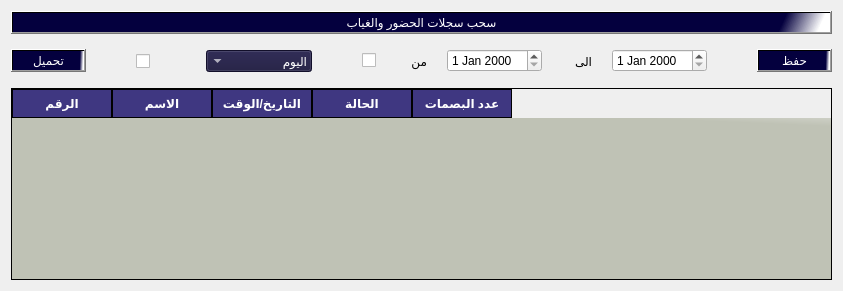
             <widget class="QWidget" name="tab">
              <attribute name="title">
               <string>سحب سجلات الحضور والغياب</string>
              </attribute>
              <layout class="QHBoxLayout" name="horizontalLayout_2">
               <item>
                <layout class="QGridLayout" name="gridLayout_3">
                 <item row="0" column="0">
                  <layout class="QVBoxLayout" name="verticalLayout_2">
                   <item>
                    <layout class="QVBoxLayout" name="verticalLayout_110" stretch="3,3,96">
                     <property name="spacing">
                      <number>2</number>
                     </property>
                     <item>
                      <widget class="QPushButton" name="pushButton_217">
                       <property name="styleSheet">
                        <string notr="true">background-color:qlineargradient(spread:pad, x1:0.506975, y1:0.432, x2:0.99, y2:0.437227, stop:0.900498 rgba(4, 0, 62, 255), stop:1 rgba(255, 255, 255, 255));
color:rgb(255, 255, 255);
font: 15pt &quot;PT Bold Heading&quot;;</string>
                       </property>
                       <property name="text">
                        <string>سحب سجلات الحضور والغياب</string>
                       </property>
                      </widget>
                     </item>
                     <item>
                      <layout class="QHBoxLayout" name="horizontalLayout_177" stretch="20,20,0,70,20,0,20,20,20,20,20,20">
                       <property name="spacing">
                        <number>20</number>
                       </property>
                       <item>
                        <widget class="QPushButton" name="btnLoadAttendence">
                         <property name="maximumSize">
                          <size>
                           <width>120</width>
                           <height>16777215</height>
                          </size>
                         </property>
                         <property name="layoutDirection">
                          <enum>Qt::LeftToRight</enum>
                         </property>
                         <property name="styleSheet">
                          <string notr="true">background-color:qlineargradient(spread:pad, x1:0.506975, y1:0.432, x2:0.99, y2:0.437227, stop:0.900498 rgba(4, 0, 62, 255), stop:1 rgba(255, 255, 255, 255));
color:rgb(255, 255, 255);
font: 15pt &quot;PT Bold Heading&quot;;</string>
                         </property>
                         <property name="text">
                          <string>تحميل</string>
                         </property>
                         <property name="icon">
                          <iconset>
                           <normaloff>icons/refresh-button.png</normaloff>icons/refresh-button.png</iconset>
                         </property>
                         <property name="iconSize">
                          <size>
                           <width>30</width>
                           <height>30</height>
                          </size>
                         </property>
                        </widget>
                       </item>
                       <item>
                        <spacer name="horizontalSpacer_48">
                         <property name="orientation">
                          <enum>Qt::Horizontal</enum>
                         </property>
                         <property name="sizeHint" stdset="0">
                          <size>
                           <width>40</width>
                           <height>20</height>
                          </size>
                         </property>
                        </spacer>
                       </item>
                       <item>
                        <widget class="QCheckBox" name="checkBox">
                         <property name="minimumSize">
                          <size>
                           <width>50</width>
                           <height>50</height>
                          </size>
                         </property>
                         <property name="maximumSize">
                          <size>
                           <width>100</width>
                           <height>1000</height>
                          </size>
                         </property>
                         <property name="sizeIncrement">
                          <size>
                           <width>100</width>
                           <height>100</height>
                          </size>
                         </property>
                         <property name="baseSize">
                          <size>
                           <width>100</width>
                           <height>100</height>
                          </size>
                         </property>
                         <property name="text">
                          <string/>
                         </property>
                        </widget>
                       </item>
                       <item>
                        <widget class="QComboBox" name="comboAddendenceTime">
                         <property name="layoutDirection">
                          <enum>Qt::RightToLeft</enum>
                         </property>
                         <property name="styleSheet">
                          <string notr="true">background-color:rgb(25, 21, 59);
color:rgb(255, 255, 255);
font: 12pt &quot;PT Bold Heading&quot;;</string>
                         </property>
                         <item>
                          <property name="text">
                           <string>اليوم</string>
                          </property>
                         </item>
                         <item>
                          <property name="text">
                           <string>امس</string>
                          </property>
                         </item>
                         <item>
                          <property name="text">
                           <string>هذا الشهر</string>
                          </property>
                         </item>
                         <item>
                          <property name="text">
                           <string>الشهر الماضي</string>
                          </property>
                         </item>
                         <item>
                          <property name="text">
                           <string>الكل</string>
                          </property>
                         </item>
                        </widget>
                       </item>
                       <item>
                        <spacer name="horizontalSpacer_51">
                         <property name="orientation">
                          <enum>Qt::Horizontal</enum>
                         </property>
                         <property name="sizeHint" stdset="0">
                          <size>
                           <width>40</width>
                           <height>20</height>
                          </size>
                         </property>
                        </spacer>
                       </item>
                       <item>
                        <widget class="QCheckBox" name="checkBox_2">
                         <property name="text">
                          <string/>
                         </property>
                        </widget>
                       </item>
                       <item>
                        <widget class="QLabel" name="label_9">
                         <property name="text">
                          <string>من</string>
                         </property>
                        </widget>
                       </item>
                       <item>
                        <widget class="QDateEdit" name="dateEdit_5"/>
                       </item>
                       <item>
                        <widget class="QLabel" name="label_10">
                         <property name="text">
                          <string>الى</string>
                         </property>
                        </widget>
                       </item>
                       <item>
                        <widget class="QDateEdit" name="dateEdit_6"/>
                       </item>
                       <item>
                        <spacer name="horizontalSpacer_49">
                         <property name="orientation">
                          <enum>Qt::Horizontal</enum>
                         </property>
                         <property name="sizeHint" stdset="0">
                          <size>
                           <width>40</width>
                           <height>20</height>
                          </size>
                         </property>
                        </spacer>
                       </item>
                       <item>
                        <widget class="QPushButton" name="btnSaveAttendenceData">
                         <property name="maximumSize">
                          <size>
                           <width>120</width>
                           <height>16777215</height>
                          </size>
                         </property>
                         <property name="layoutDirection">
                          <enum>Qt::LeftToRight</enum>
                         </property>
                         <property name="styleSheet">
                          <string notr="true">background-color:qlineargradient(spread:pad, x1:0.506975, y1:0.432, x2:0.99, y2:0.437227, stop:0.900498 rgba(4, 0, 62, 255), stop:1 rgba(255, 255, 255, 255));
color:rgb(255, 255, 255);
font: 15pt &quot;PT Bold Heading&quot;;</string>
                         </property>
                         <property name="text">
                          <string>حفظ</string>
                         </property>
                         <property name="icon">
                          <iconset>
                           <normaloff>icons/guardar+save+icon-1320191245245380651.svg</normaloff>icons/guardar+save+icon-1320191245245380651.svg</iconset>
                         </property>
                         <property name="iconSize">
                          <size>
                           <width>30</width>
                           <height>30</height>
                          </size>
                         </property>
                        </widget>
                       </item>
                      </layout>
                     </item>
                     <item>
                      <layout class="QHBoxLayout" name="horizontalLayout">
                       <item>
                        <widget class="QTableWidget" name="tblLoadAttendence">
                         <property name="enabled">
                          <bool>true</bool>
                         </property>
                         <property name="styleSheet">
                          <string notr="true">QTableWidget {
background:rgb(231, 231, 231);
background-color: qlineargradient(spread:pad, x1:0.964478, y1:0.193, x2:1, y2:0, stop:0 rgba(191, 194, 181, 255), stop:1 rgba(255, 255, 255, 255));  font: 15pt &quot;PT Bold Heading&quot;;
    font-weight: bold;
 color:rgb(0, 0, 0)

}

QHeaderView::section {
   background-color:rgb(63, 55, 129);
    border: 1px solid rgb(0, 0, 0);
    font-weight: bold;
    padding: 4px;
    text-align: center;
	font: 10pt &quot;PT Bold Heading&quot;;
	color:rgb(255, 255, 255)
}

QTableWidget::item:selected {
    background-color:rgb(25, 21, 65);
    color:rgb(255, 255, 255);
}
</string>
                         </property>
                         <column>
                          <property name="text">
                           <string>الرقم</string>
                          </property>
                         </column>
                         <column>
                          <property name="text">
                           <string>الاسم</string>
                          </property>
                         </column>
                         <column>
                          <property name="text">
                           <string>التاريخ/الوقت</string>
                          </property>
                         </column>
                         <column>
                          <property name="text">
                           <string>الحالة</string>
                          </property>
                         </column>
                         <column>
                          <property name="text">
                           <string>عدد البصمات</string>
                          </property>
                         </column>
                        </widget>
                       </item>
                      </layout>
                     </item>
                    </layout>
                   </item>
                  </layout>
                 </item>
                </layout>
               </item>
              </layout>
             </widget>
